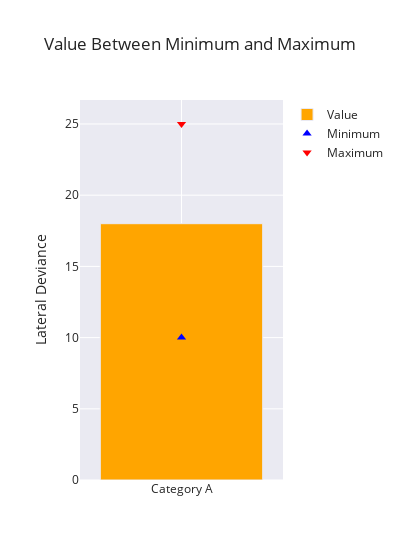

Notebook code for this chart:
### Code cell
import plotly.graph_objs as go

# Sample data for Category A
y_min = 10  # Minimum value
y_max = 25  # Maximum value
y_value = 18  # Actual value

# Create a bar chart trace for actual value
trace_value = go.Bar(
    x=['Category A'],
    y=[y_value],
    name='Value',
    marker=dict(color='orange', line=dict(width=1))  # Set color of value bar to orange and line width to 1
)

# Create a scatter trace for the minimum caret (triangle-up)
trace_min_caret = go.Scatter(
    x=['Category A'],
    y=[y_min],
    mode='markers',
    marker=dict(symbol='triangle-up', size=8, color='blue'),
    name='Minimum'
)

# Create a scatter trace for the maximum caret (triangle-down)
trace_max_caret = go.Scatter(
    x=['Category A'],
    y=[y_max],
    mode='markers',
    marker=dict(symbol='triangle-down', size=8, color='red'),
    name='Maximum'
)

# Create a layout
layout = go.Layout(
    title='Value Between Minimum and Maximum',
    yaxis=dict(title='Lateral Deviance'),
    barmode='group',  # Set the bars to group mode
    width=400  # Set the width of the plot to 400 pixels
)

# Create a figure object
fig = go.Figure(data=[trace_value, trace_min_caret, trace_max_caret], layout=layout)

# Show the figure
fig.show()

### Figure 1 — Plotly figure (JSON) as saved in the notebook; plotly's stock layout.template omitted (floating-point values rounded to 4 significant figures)
{"data": [{"marker": {"color": "orange", "line": {"width": 1}}, "name": "Value", "type": "bar", "x": ["Category A"], "y": [18]}, {"marker": {"color": "blue", "size": 8, "symbol": "triangle-up"}, "mode": "markers", "name": "Minimum", "type": "scatter", "x": ["Category A"], "y": [10]}, {"marker": {"color": "red", "size": 8, "symbol": "triangle-down"}, "mode": "markers", "name": "Maximum", "type": "scatter", "x": ["Category A"], "y": [25]}], "layout": {"barmode": "group", "title": {"text": "Value Between Minimum and Maximum"}, "width": 400, "yaxis": {"title": {"text": "Lateral Deviance"}}}}
